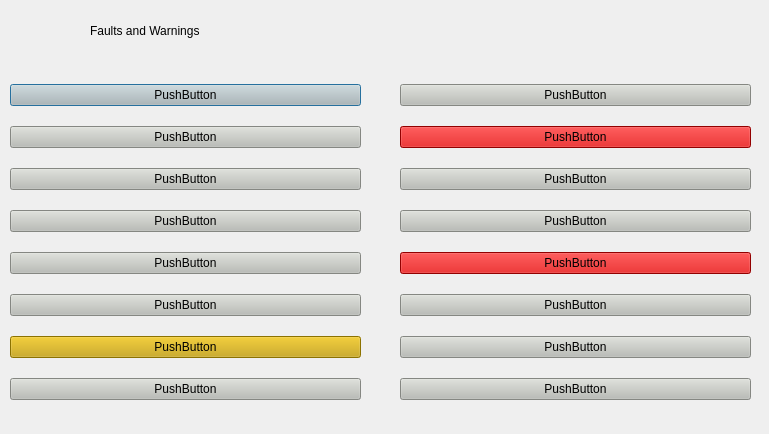
<?xml version="1.0" encoding="UTF-8"?>
<ui version="4.0">
 <class>FaultWindowDialog</class>
 <widget class="QDialog" name="FaultWindowDialog">
  <property name="windowModality">
   <enum>Qt::ApplicationModal</enum>
  </property>
  <property name="geometry">
   <rect>
    <x>0</x>
    <y>0</y>
    <width>769</width>
    <height>434</height>
   </rect>
  </property>
  <property name="windowTitle">
   <string/>
  </property>
  <property name="modal">
   <bool>true</bool>
  </property>
  <widget class="QLabel" name="l_faultlogo">
   <property name="geometry">
    <rect>
     <x>10</x>
     <y>0</y>
     <width>61</width>
     <height>71</height>
    </rect>
   </property>
   <property name="minimumSize">
    <size>
     <width>0</width>
     <height>0</height>
    </size>
   </property>
   <property name="styleSheet">
    <string notr="true">image: url(:/images/warning.png)</string>
   </property>
   <property name="text">
    <string/>
   </property>
  </widget>
  <widget class="QLabel" name="l_pagename">
   <property name="geometry">
    <rect>
     <x>90</x>
     <y>10</y>
     <width>291</width>
     <height>41</height>
    </rect>
   </property>
   <property name="contextMenuPolicy">
    <enum>Qt::PreventContextMenu</enum>
   </property>
   <property name="styleSheet">
    <string notr="true">font: 20pt &quot;Ubuntu&quot;;</string>
   </property>
   <property name="text">
    <string>Faults and Warnings</string>
   </property>
  </widget>
  <widget class="QWidget" name="verticalLayoutWidget">
   <property name="geometry">
    <rect>
     <x>10</x>
     <y>70</y>
     <width>351</width>
     <height>351</height>
    </rect>
   </property>
   <layout class="QVBoxLayout" name="verticalLayout">
    <item>
     <widget class="QPushButton" name="pushButton_2">
      <property name="styleSheet">
       <string notr="true">background-color: rgb(186, 189, 182)</string>
      </property>
      <property name="text">
       <string>PushButton</string>
      </property>
     </widget>
    </item>
    <item>
     <widget class="QPushButton" name="pushButton_4">
      <property name="styleSheet">
       <string notr="true">background-color: rgb(186, 189, 182)</string>
      </property>
      <property name="text">
       <string>PushButton</string>
      </property>
     </widget>
    </item>
    <item>
     <widget class="QPushButton" name="pushButton_6">
      <property name="styleSheet">
       <string notr="true">background-color: rgb(186, 189, 182)</string>
      </property>
      <property name="text">
       <string>PushButton</string>
      </property>
     </widget>
    </item>
    <item>
     <widget class="QPushButton" name="pushButton_7">
      <property name="styleSheet">
       <string notr="true">background-color: rgb(186, 189, 182)</string>
      </property>
      <property name="text">
       <string>PushButton</string>
      </property>
     </widget>
    </item>
    <item>
     <widget class="QPushButton" name="pushButton_5">
      <property name="styleSheet">
       <string notr="true">background-color: rgb(186, 189, 182)</string>
      </property>
      <property name="text">
       <string>PushButton</string>
      </property>
     </widget>
    </item>
    <item>
     <widget class="QPushButton" name="pushButton_9">
      <property name="styleSheet">
       <string notr="true">background-color: rgb(186, 189, 182)</string>
      </property>
      <property name="text">
       <string>PushButton</string>
      </property>
     </widget>
    </item>
    <item>
     <widget class="QPushButton" name="pushButton_8">
      <property name="styleSheet">
       <string notr="true">background-color: rgb(196, 160, 0)</string>
      </property>
      <property name="text">
       <string>PushButton</string>
      </property>
     </widget>
    </item>
    <item>
     <widget class="QPushButton" name="pushButton_3">
      <property name="styleSheet">
       <string notr="true">background-color: rgb(186, 189, 182)</string>
      </property>
      <property name="text">
       <string>PushButton</string>
      </property>
     </widget>
    </item>
   </layout>
  </widget>
  <widget class="QWidget" name="verticalLayoutWidget_2">
   <property name="geometry">
    <rect>
     <x>400</x>
     <y>70</y>
     <width>351</width>
     <height>351</height>
    </rect>
   </property>
   <layout class="QVBoxLayout" name="verticalLayout_2">
    <item>
     <widget class="QPushButton" name="pushButton_10">
      <property name="styleSheet">
       <string notr="true">background-color: rgb(186, 189, 182)</string>
      </property>
      <property name="text">
       <string>PushButton</string>
      </property>
     </widget>
    </item>
    <item>
     <widget class="QPushButton" name="pushButton_11">
      <property name="styleSheet">
       <string notr="true">background-color: rgb(204, 0, 0)</string>
      </property>
      <property name="text">
       <string>PushButton</string>
      </property>
     </widget>
    </item>
    <item>
     <widget class="QPushButton" name="pushButton_12">
      <property name="styleSheet">
       <string notr="true">background-color: rgb(186, 189, 182)</string>
      </property>
      <property name="text">
       <string>PushButton</string>
      </property>
     </widget>
    </item>
    <item>
     <widget class="QPushButton" name="pushButton_14">
      <property name="styleSheet">
       <string notr="true">background-color: rgb(186, 189, 182)</string>
      </property>
      <property name="text">
       <string>PushButton</string>
      </property>
     </widget>
    </item>
    <item>
     <widget class="QPushButton" name="pushButton_13">
      <property name="styleSheet">
       <string notr="true">background-color: rgb(204, 0, 0)</string>
      </property>
      <property name="text">
       <string>PushButton</string>
      </property>
     </widget>
    </item>
    <item>
     <widget class="QPushButton" name="pushButton_15">
      <property name="styleSheet">
       <string notr="true">background-color: rgb(186, 189, 182)</string>
      </property>
      <property name="text">
       <string>PushButton</string>
      </property>
     </widget>
    </item>
    <item>
     <widget class="QPushButton" name="pushButton_16">
      <property name="styleSheet">
       <string notr="true">background-color: rgb(186, 189, 182)</string>
      </property>
      <property name="text">
       <string>PushButton</string>
      </property>
     </widget>
    </item>
    <item>
     <widget class="QPushButton" name="pushButton_17">
      <property name="styleSheet">
       <string notr="true">background-color: rgb(186, 189, 182)</string>
      </property>
      <property name="text">
       <string>PushButton</string>
      </property>
     </widget>
    </item>
   </layout>
  </widget>
 </widget>
 <resources/>
 <connections/>
</ui>
